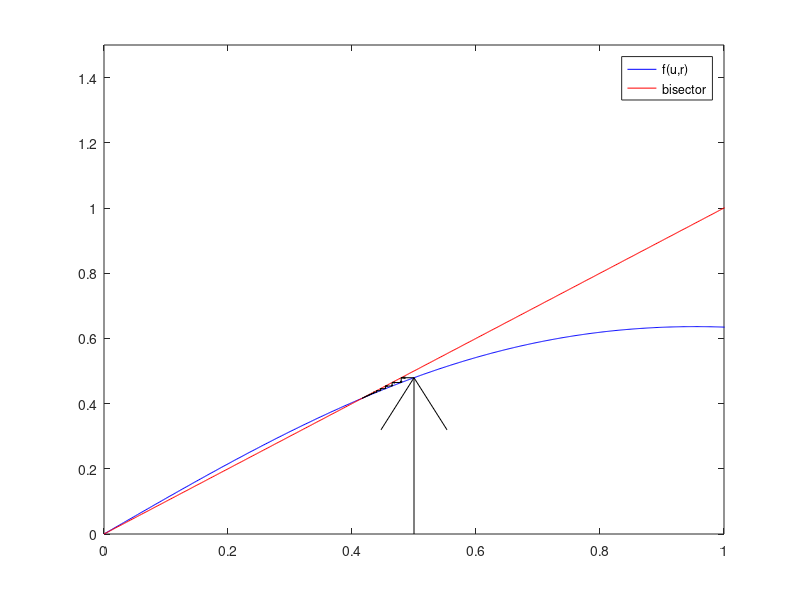

This chart was generated by the following MATLAB code:
clc;clear;

fig1 = figure('name', 'orbit', 'NumberTitle','off');

fun = @(u_t, r) r .* u_t .* exp(-r/2 * u_t .* u_t); %  u_t > 0

biss = @(u) u;

drawArrow = @(x,y) quiver(x(1), y(1), x(2)-x(1), y(2)-y(1), 'AutoScale', 'off', 'Color', 'k');

u_0 = 0.5;

r = 1.1;

u = u_0;

mesh = linspace(0, u_0 + 1, 1000);
f = 0;

plot(mesh, fun(mesh, r), 'b'); hold on;
plot(mesh, biss(mesh), 'r');
for i = 1 : 100
    new_f = fun(u, r);
    drawArrow([u, u], [f, new_f]);
    drawArrow([u, new_f], [new_f, new_f]);
    u = new_f;
    f = new_f;
end
hold off;
axis([0 u_0 + 0.5 0 u_0 + 1]);
legend('f(u,r)', 'bisector');